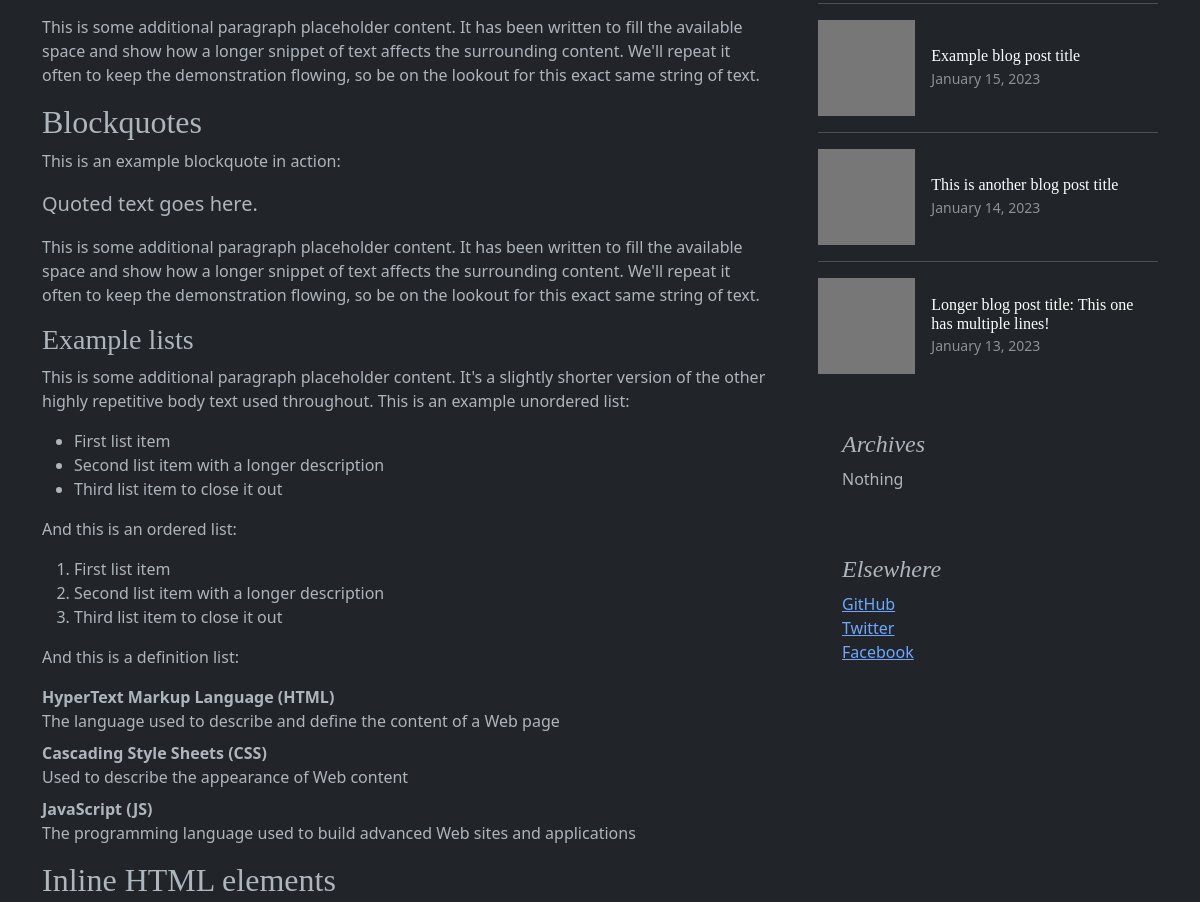
The app's page / (middle part), older data.
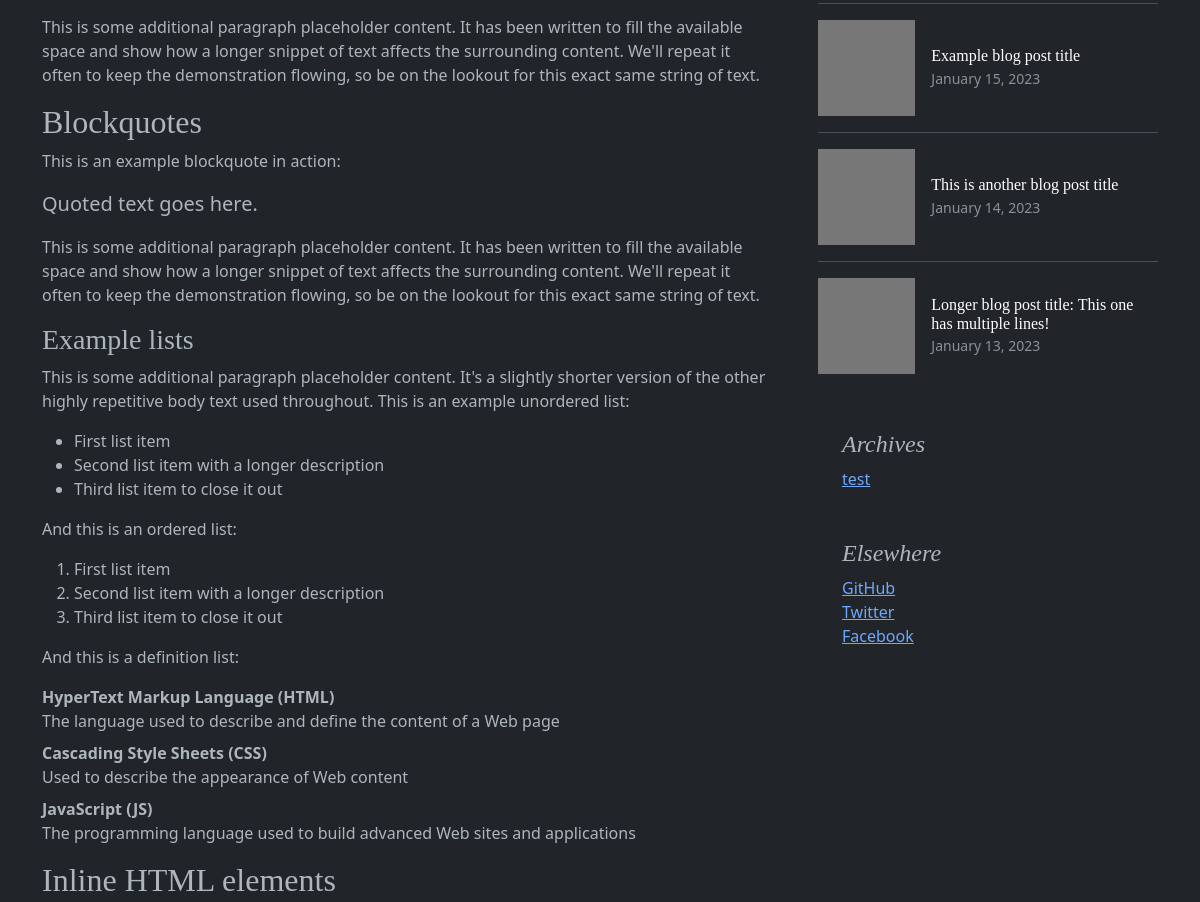
The same page, newer data.
### index/models.py (models this page shows, shortened)
class Content(models.Model):
    content_title = models.CharField(max_length=200)
    content_text = models.CharField(max_length=2000)
    pub_date = models.DateTimeField("date published")
    category = models.ForeignKey(
        Category,
        models.PROTECT,
        related_name='contents'
    )

### index/views.py (the view)
# urls.py: path("", views.index, name="index"),
def index(request):
    latest_content_list = Content.objects.order_by("-pub_date")[:10]
    context = {"latest_content_list": latest_content_list}
    return render(request, "index/index.html", context)

### index/templates/index/index.html (shortened to what the changed rows need)
{% load static %}
<!doctype html>
<html lang="ja" data-bs-theme="dark">
  <head>
    <link rel="stylesheet" href="{% static 'index/css/bootstrap.css' %}">
    <link rel="stylesheet" href="{% static 'index/css/blog.css' %}">
    <link rel="stylesheet" href="{% static 'index/css/style.css' %}">
  </head>
  <body>
<main class="container">
  <div class="row g-5">
    <div class="col-md-8">
      <article class="blog-post">
        <h2>Blockquotes</h2>
        <h2>Inline HTML elements</h2>
      </article>
    </div>
    <div class="col-md-4">
      <div class="position-sticky" style="top: 2rem;">
        <div class="p-4">
          <h4 class="fst-italic">Archives</h4>
          {% if latest_content_list %}
          <ol class="list-unstyled mb-0">
            {% for ccntent in latest_content_list %}
            <li><a href="/ccntent/{{ ccntent.content_title }}/">{{ ccntent.content_title }}</a></li>
            {% endfor %}
          </ol>
          {% else %}
          <p>Nothing</p>
          {% endif %}
        </div>
      </div>
    </div>
  </div>
</main>
    </body>
</html>

Row changes from the older to the newer data that the page shows:
added Content: content_title "test"
Text that changed along with them:
text no longer shown: "Nothing"
